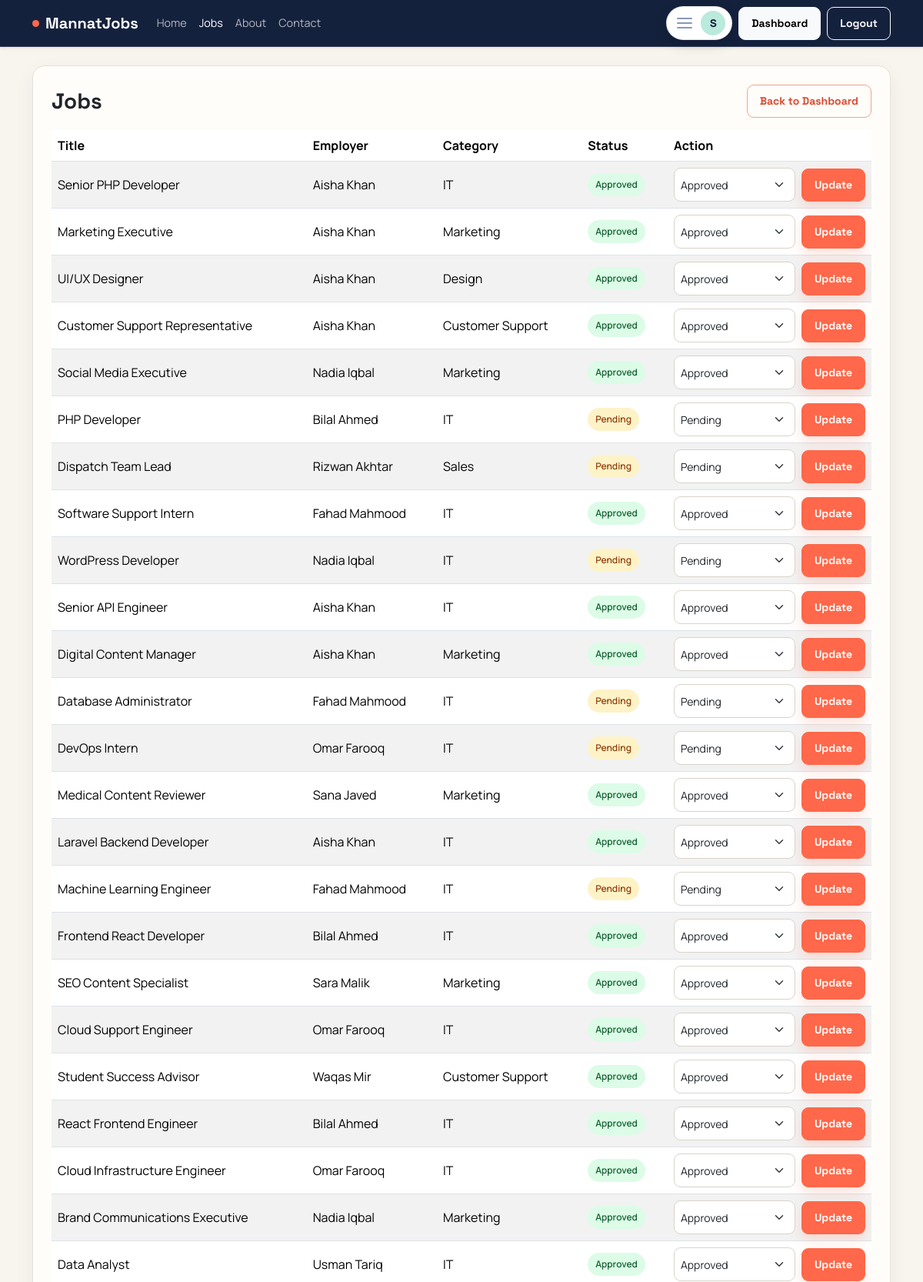
The page /admin/jobs.php (signed in, upper part) on the database its author committed.
### tables this page shows
CREATE TABLE jobs (
    id INT UNSIGNED AUTO_INCREMENT PRIMARY KEY,
    employer_id INT UNSIGNED NOT NULL,
    category_id INT UNSIGNED NOT NULL,
    title VARCHAR(180) NOT NULL,
    description TEXT NOT NULL,
    requirements TEXT NOT NULL,
    location VARCHAR(120) NOT NULL,
    job_type ENUM('Full-time', 'Part-time', 'Remote', 'Internship') NOT NULL,
    salary_min DECIMAL(12,2) DEFAULT NULL,
    salary_max DECIMAL(12,2) DEFAULT NULL,
    experience_level VARCHAR(80) DEFAULT NULL,
    deadline DATE DEFAULT NULL,
    status ENUM('pending', 'approved', 'rejected', 'closed') NOT NULL DEFAULT 'pending',
    created_at TIMESTAMP NOT NULL DEFAULT CURRENT_TIMESTAMP,
    updated_at TIMESTAMP NOT NULL DEFAULT CURRENT_TIMESTAMP ON UPDATE CURRENT_TIMESTAMP,
    CONSTRAINT fk_jobs_employer FOREIGN KEY (employer_id) REFERENCES users(id) ON DELETE CASCADE,
    CONSTRAINT fk_jobs_category FOREIGN KEY (category_id) REFERENCES job_categories(id) ON DELETE RESTRICT,
    INDEX idx_jobs_employer (employer_id),
    INDEX idx_jobs_status (status),
    INDEX idx_jobs_location (location),
    INDEX idx_jobs_category (category_id)
);

CREATE TABLE users (
    id INT UNSIGNED AUTO_INCREMENT PRIMARY KEY,
    name VARCHAR(150) NOT NULL,
    email VARCHAR(180) NOT NULL UNIQUE,
    password VARCHAR(255) NOT NULL,
    role ENUM('jobseeker', 'employer', 'admin') NOT NULL,
    phone VARCHAR(30) DEFAULT NULL,
    status ENUM('active', 'blocked', 'pending') NOT NULL DEFAULT 'active',
    created_at TIMESTAMP NOT NULL DEFAULT CURRENT_TIMESTAMP,
    INDEX idx_users_role (role),
    INDEX idx_users_status (status)
);

CREATE TABLE job_categories (
    id INT UNSIGNED AUTO_INCREMENT PRIMARY KEY,
    name VARCHAR(100) NOT NULL UNIQUE,
    created_at TIMESTAMP NOT NULL DEFAULT CURRENT_TIMESTAMP
);

### includes/functions.php (called while the page is built, shortened)
<?php
function e($value)
{
    return htmlspecialchars((string)$value, ENT_QUOTES, 'UTF-8');
}
function appBasePath()
{
    static $basePath;
    if ($basePath !== null) {
        return $basePath;
    }
    $documentRoot = realpath($_SERVER['DOCUMENT_ROOT'] ?? '');
    $appRoot = realpath(__DIR__ . '/..');
    $basePath = '';
    if ($documentRoot && $appRoot) {
        $documentRoot = str_replace('\\', '/', rtrim($documentRoot, '\\/'));
        $appRoot = str_replace('\\', '/', $appRoot);
        if (str_starts_with(strtolower($appRoot), strtolower($documentRoot))) {
            $basePath = substr($appRoot, strlen($documentRoot));
        }
    }
    return rtrim($basePath, '/');
}
function url($path = '')
{
    $path = ltrim($path, '/');
    return appBasePath() . ($path === '' ? '/' : '/' . $path);
}

### admin/jobs.php (the view, shortened to what this page needs)
<?php
require_once __DIR__ . '/../includes/db.php';
require_once __DIR__ . '/../includes/functions.php';
$jobs = $conn->query('SELECT j.*, c.name AS category_name, u.name AS employer_name FROM jobs j INNER JOIN job_categories c ON c.id = j.category_id INNER JOIN users u ON u.id = j.employer_id ORDER BY j.created_at DESC');
include __DIR__ . '/../includes/header.php';
?>
<div class="card p-4">
    <div class="d-flex justify-content-between align-items-center mb-3">
        <h3 class="fw-bold mb-0">Jobs</h3>
        <a href="<?php echo e(url('admin/index.php')); ?>" class="btn btn-outline-primary btn-sm">Back to Dashboard</a>
    </div>
    <div class="table-responsive">
        <table class="table table-striped align-middle">
            <thead>
                <tr>
                    <th>Title</th>
                    <th>Employer</th>
                    <th>Category</th>
                    <th>Status</th>
                    <th>Action</th>
                </tr>
            </thead>
            <tbody>
                <?php while ($job = $jobs->fetch_assoc()): ?>
                    <tr>
                        <td><?php echo e($job['title']); ?></td>
                        <td><?php echo e($job['employer_name']); ?></td>
                        <td><?php echo e($job['category_name']); ?></td>
                        <td><span class="status-pill status-<?php echo e($job['status']); ?>"><?php echo e(ucfirst($job['status'])); ?></span></td>
                        <td>
                            <form method="POST" action="<?php echo e(url('admin/jobs.php')); ?>" class="d-flex gap-2 align-items-center">
                                <select class="form-select form-select-sm" name="status">
                                    <option value="approved" <?php echo $job['status'] === 'approved' ? 'selected' : ''; ?>>Approved</option>
                                    <option value="pending" <?php echo $job['status'] === 'pending' ? 'selected' : ''; ?>>Pending</option>
                                </select>
                                <button type="submit" class="btn btn-sm btn-primary">Update</button>
                            </form>
                        </td>
                    </tr>
                <?php endwhile; ?>
            </tbody>
        </table>
    </div>
</div>
<?php include __DIR__ . '/../includes/footer.php'; ?>

### assets/css/style.css (style rules this page uses)
:root { --primary: #ff684a; --primary-dark: #d94a31; --secondary: #14213d; --ink: #172033; --paper: #f8f5ef; --mint: #b9eadb; --muted: #657084; --success: #20866b; --danger: #c94848; --warning: #d28a22; --border: #e6e1d8; --shadow: 0 18px 50px rgba(20, 33, 61, 0.09); }
* { scrollbar-color: #b9b1a5 var(--paper); }
body { font-family: 'Manrope', sans-serif; background: var(--paper); color: var(--ink); min-width: 320px; min-height: 100vh; display: flex; flex-direction: column; }
h1, h2, h3, h4, h5, h6, .navbar-brand, .btn { font-family: 'Space Grotesk', sans-serif; }
h1, h2, h3, h4, h5, h6 { letter-spacing: 0; }
.card, .stat-box, .dashboard-sidebar { border: 1px solid var(--border); border-radius: 16px; box-shadow: 0 8px 26px rgba(20, 33, 61, 0.055); background: #fffdf9; }
.card { transition: box-shadow 180ms ease, transform 180ms ease; }
.status-pill { display: inline-block; padding: 6px 10px; border-radius: 999px; font-size: 0.75rem; font-weight: 600; }
.status-approved { background: #dcfce7; color: #166534; }
.status-pending { background: #fef3c7; color: #92400e; }
.form-control, .form-select, .form-check-input { border-radius: 9px; border-color: #d9d4cb; min-height: 44px; }
.btn { border-radius: 9px; font-weight: 700; padding: 10px 16px; transition: transform 160ms ease, box-shadow 160ms ease, background 160ms ease; }
.btn-primary { --bs-btn-bg: var(--primary); --bs-btn-border-color: var(--primary); --bs-btn-hover-bg: var(--primary-dark); --bs-btn-hover-border-color: var(--primary-dark); box-shadow: 0 8px 16px rgba(255, 104, 74, 0.18); }
.btn-outline-primary { --bs-btn-color: var(--primary-dark); --bs-btn-border-color: #f0a492; --bs-btn-hover-bg: var(--primary); --bs-btn-hover-border-color: var(--primary); }

### rows shown on the page
jobs: title "Senior PHP Developer", employer.name "Aisha Khan", category.name "IT", status "Approved"
jobs: title "Marketing Executive", employer.name "Aisha Khan", category.name "Marketing", status "Approved"
jobs: title "UI/UX Designer", employer.name "Aisha Khan", category.name "Design", status "Approved"
jobs: title "Customer Support Representative", employer.name "Aisha Khan", category.name "Customer Support", status "Approved"
jobs: title "Social Media Executive", employer.name "Nadia Iqbal", category.name "Marketing", status "Approved"
jobs: title "PHP Developer", employer.name "Bilal Ahmed", category.name "IT", status "Pending"
jobs: title "Dispatch Team Lead", employer.name "Rizwan Akhtar", category.name "Sales", status "Pending"
jobs: title "Software Support Intern", employer.name "Fahad Mahmood", category.name "IT", status "Approved"
jobs: title "WordPress Developer", employer.name "Nadia Iqbal", category.name "IT", status "Pending"
jobs: title "Senior API Engineer", employer.name "Aisha Khan", category.name "IT", status "Approved"
jobs: title "Digital Content Manager", employer.name "Aisha Khan", category.name "Marketing", status "Approved"
jobs: title "Database Administrator", employer.name "Fahad Mahmood", category.name "IT", status "Pending"
jobs: title "DevOps Intern", employer.name "Omar Farooq", category.name "IT", status "Pending"
jobs: title "Medical Content Reviewer", employer.name "Sana Javed", category.name "Marketing", status "Approved"
jobs: title "Laravel Backend Developer", employer.name "Aisha Khan", category.name "IT", status "Approved"
jobs: title "Machine Learning Engineer", employer.name "Fahad Mahmood", category.name "IT", status "Pending"
jobs: title "Frontend React Developer", employer.name "Bilal Ahmed", category.name "IT", status "Approved"
jobs: title "SEO Content Specialist", employer.name "Sara Malik", category.name "Marketing", status "Approved"
jobs: title "Cloud Support Engineer", employer.name "Omar Farooq", category.name "IT", status "Approved"
jobs: title "Student Success Advisor", employer.name "Waqas Mir", category.name "Customer Support", status "Approved"
jobs: title "React Frontend Engineer", employer.name "Bilal Ahmed", category.name "IT", status "Approved"
jobs: title "Cloud Infrastructure Engineer", employer.name "Omar Farooq", category.name "IT", status "Approved"
jobs: title "Brand Communications Executive", employer.name "Nadia Iqbal", category.name "Marketing", status "Approved"
jobs: title "Data Analyst", employer.name "Usman Tariq", category.name "IT", status "Approved"

### other values the page prints
userInitial($user) "S"
